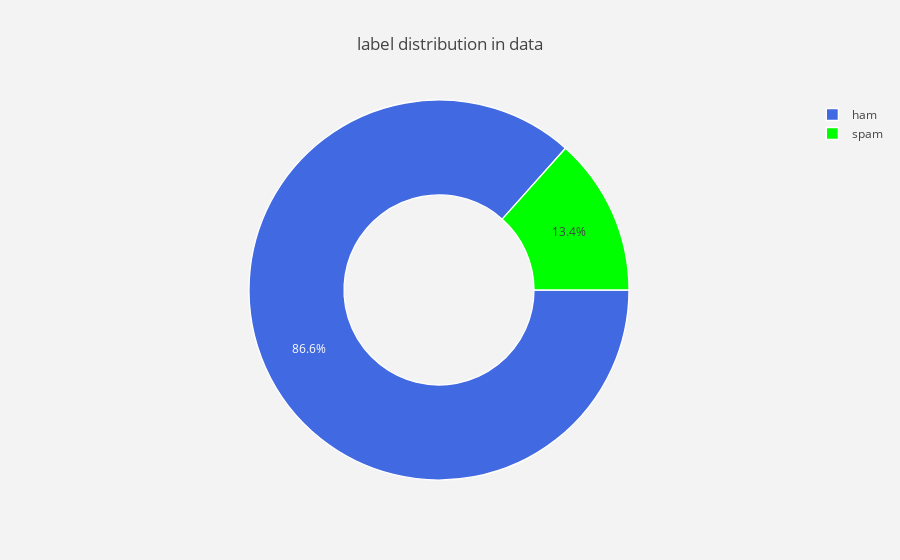

The notebook cell this image was saved under:
### Code cell
# check the count and percentage of SPAM AND HAM in data set.

#labels
lab = messages["label"].value_counts().keys().tolist() # gives classes i.e. spam or ham
#values
val = messages["label"].value_counts().values.tolist() # gives count of classes 

trace = go.Pie(labels = lab ,
               values = val ,
               marker = dict(colors =  [ 'royalblue' ,'lime'],
                             line = dict(color = "white",
                                         width =  1.3)
                            ),
               rotation = 90,
               hoverinfo = "label+value+text",
               hole = .5
              )
layout = go.Layout(dict(title = "label distribution in data",
                        plot_bgcolor  = "rgb(243,243,243)",
                        paper_bgcolor = "rgb(243,243,243)",
                       )
                  )

data = [trace]
fig = go.Figure(data = data,layout = layout)
py.iplot(fig)

### Figure 1 — Plotly figure (JSON) as saved in the notebook; plotly's stock layout.template omitted (floating-point values rounded to 4 significant figures)
{"data": [{"hole": 0.5, "hoverinfo": "label+value+text", "labels": ["ham", "spam"], "marker": {"colors": ["royalblue", "lime"], "line": {"color": "white", "width": 1.3}}, "rotation": 90, "type": "pie", "uid": "5bc31e4c-25bf-4242-ada2-80e882199e8b", "values": [4825, 747]}], "layout": {"paper_bgcolor": "rgb(243,243,243)", "plot_bgcolor": "rgb(243,243,243)", "title": {"text": "label distribution in data"}}}
